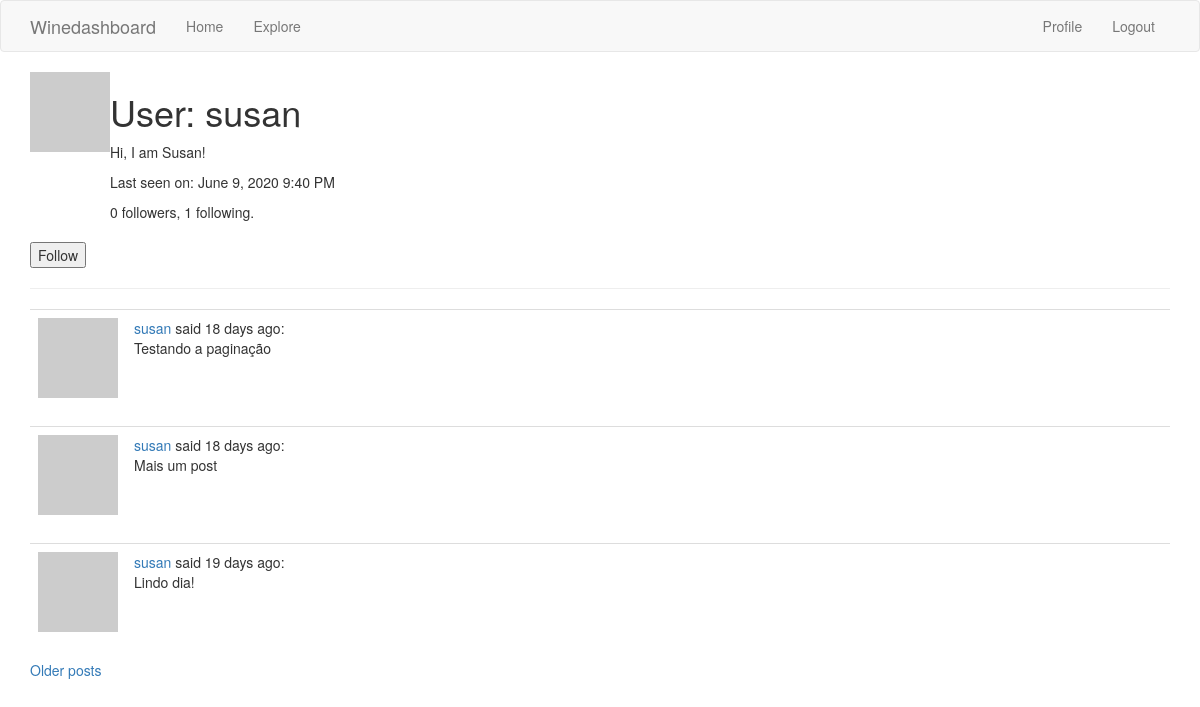
/user/susan (signed in), run on the app's committed database.
### app/models.py (models this page shows, shortened)
class User(UserMixin, db.Model):
    id = db.Column(db.Integer, primary_key=True)
    username = db.Column(db.String(64), index=True, unique=True)
    email = db.Column(db.String(120), index=True, unique=True)
    password_hash = db.Column(db.String(128))
    about_me = db.Column(db.String(140))
    last_seen = db.Column(db.DateTime, default=datetime.utcnow)
    posts = db.relationship('Post', backref='author', lazy='dynamic')
    followed = db.relationship(
        'User', secondary=followers,
        primaryjoin=(followers.c.follower_id == id),
        secondaryjoin=(followers.c.followed_id == id),
        backref=db.backref('followers', lazy='dynamic'), lazy='dynamic')
    def avatar(self, size):
        digest = md5(self.email.lower().encode('utf-8')).hexdigest()
        return 'https://www.gravatar.com/avatar/{}?d=identicon&s={}'.format(
            digest, size)
    def is_following(self, user):
        return self.followed.filter(
            followers.c.followed_id == user.id).count() > 0

class Post(db.Model):
    id = db.Column(db.Integer, primary_key=True)
    body = db.Column(db.String(140))
    timestamp = db.Column(db.DateTime, index=True, default=datetime.utcnow)
    user_id = db.Column(db.Integer, db.ForeignKey('user.id'))

### app/main/routes.py (the view)
@bp.route('/user/<username>')
@login_required
def user(username):
    user = User.query.filter_by(username=username).first_or_404()
    page = request.args.get('page', 1, type=int)
    posts = user.posts.order_by(Post.timestamp.desc()).paginate(
        page,current_app.config['POSTS_PER_PAGE'], False)
    next_url = url_for('main.user', username=user.username, page=posts.next_num) \
        if posts.has_next else None
    prev_url = url_for('main.user', username=user.username, page=posts.prev_num) \
        if posts.has_prev else None
    form = EmptyForm()
    return render_template('user.html', user=user, posts=posts.items,
                           next_url=next_url, prev_url=prev_url, form=form)

### app/main/forms.py
class EmptyForm(FlaskForm):
    submit = SubmitField('Submit')

### app/main/routes.py (called while the page is built)
@bp.before_app_request
def before_request():
    if current_user.is_authenticated:
        current_user.last_seen = datetime.utcnow()
        db.session.commit()

### app/models.py (called while the page is built)
@login.user_loader
def load_user(id):
    return User.query.get(int(id))

### app/templates/user.html (shortened to what this page needs)
{% extends "base.html" %}
{% block app_content %}
    <table>
        <tr valign="top">
            <td><img src="{{ user.avatar(128) }}"</td>
            <td>
                <h1>User: {{ user.username }}</h1>
                {% if user.about_me %}<p>{{ user.about_me }}</p>{% endif %}
                {% if user.last_seen %}
                <p>Last seen on: {{ moment(user.last_seen).format('LLL') }}</p>
                {% endif %}
                <p>{{ user.followers.count() }} followers, {{ user.followed.count() }} following.</p>
            </td>
        </tr>
    </table>
    {% if user == current_user %}
    <p><a href="{{ url_for('main.edit_profile') }}">Edit your profile</a></p>
    {% elif not current_user.is_following(user) %}
        <p>
            <form action="{{ url_for('main.follow', username=user.username) }}" method="post">
                {{ form.submit(value='Follow') }}
            </form>
        </p>
    {% endif %}
    <hr>
    {% for post in posts %}
        {% include '_post.html' %}
    {% endfor %}
    {% if next_url %}
    <a href="{{ next_url }}">Older posts</a>
    {% endif %}
{% endblock %}

### app/templates/_post.html
<table class="table table-hover">
    <tr>
        <td width="70px">
            <a href="{{ url_for('main.user', username=post.author.username) }}">
                <img src="{{ post.author.avatar(70) }}" />
            </a>
        </td>
        <td>
            <a href="{{ url_for('main.user', username=post.author.username) }}">
                {{ post.author.username }}
            </a>
            said {{ moment(post.timestamp).fromNow() }}:
            <br>
            {{ post.body }}
        </td>
    </tr>
</table>

### data on the page
User: username "susan", about_me "Hi, I am Susan!", last_seen "June 9, 2020 9:40 PM"
Post: author.username "susan", timestamp "18 days ago", body "Testando a paginação"
Post: author.username "susan", timestamp "18 days ago", body "Mais um post"
Post: author.username "susan", timestamp "19 days ago", body "Lindo dia!"

### other printed values
{{ user.followers.count() }} "0"
{{ user.followed.count() }} "1"
